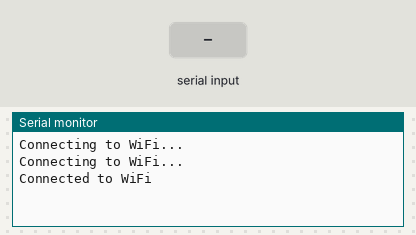
The sketch below on a simulated ESP8266 (NodeMCU). Shown: the last lines printed to the serial monitor. Inputs (shaded band) come from the test bench. WiFi joins after 1.5 s; servers stay silent unless stated.

Above: at 3.2 s.
3.3 s: "90,45,200\n" received over Serial
At 13.0 s:
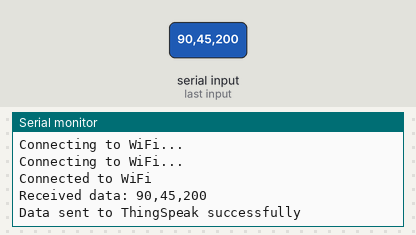
13.8 s: "90,45\n" received over Serial
At 22.51 s:
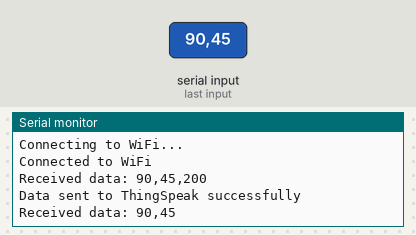
23.8 s: "90,45,200,10\n" received over Serial
At 32.81 s:
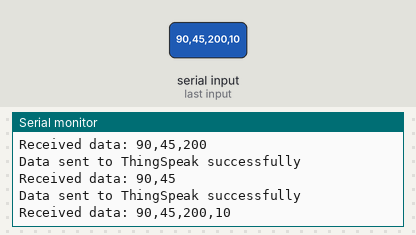
34.1 s: "90,45,200,10,150,30\n" received over Serial
At 43.11 s:
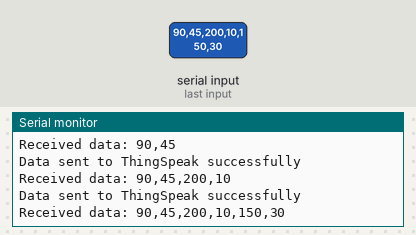
44.4 s: "200\n" received over Serial
At 53.41 s:
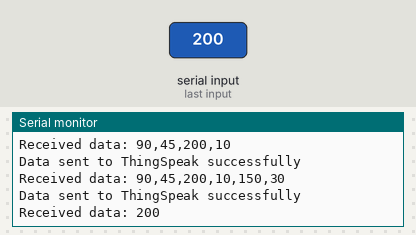

Measured:
- after the input at 3.3 s, the serial monitor: prints a new line after 8.7 s (image 1)
- after the input at 13.8 s, the serial monitor: prints a new line after 8.5 s (image 2)
- after the input at 23.8 s, the serial monitor: prints a new line after 8.8 s (image 3)
- after the input at 34.1 s, the serial monitor: prints a new line after 8.8 s (image 4)
- after the input at 44.4 s, the serial monitor: prints a new line after 8.8 s (image 5)

The sketch:

node_tO_thingspeak_aurdinoMega.ino
```cpp
#include <ESP8266WiFi.h>
#include <ThingSpeak.h>

const char* WIFI_ID = "RakshitLaptop";
const char* WIFI_PASSWORD = "12345678";

unsigned long myChannelNumber = 2207955;
const char* myWriteAPIKey = "7X6XYMLH9HPA8U9Q";

float humidity = 0.0;
float temperature = 0.0;
int gasLevel = 0;
float pressure = 0.0;
float altitude = 0.0;
String date = "";
String timestamp = "";
float longitude = 0.0;
float latitude = 0.0;

WiFiClient client;

void setup() {
  Serial.begin(115200);

  // Connect to Wi-Fi
  WiFi.begin(WIFI_ID, WIFI_PASSWORD);
  while (WiFi.status() != WL_CONNECTED) {
    delay(1000);
    Serial.println("Connecting to WiFi...");
  }
  Serial.println("Connected to WiFi");

  ThingSpeak.begin(client);
}

// Function to delimit the string
String delimit_string(String data, char separator, int index)
{
  int found = 0;
  int strIndex[] = { 0, -1 };
  int maxIndex = data.length() - 1;

  for (int i = 0; i <= maxIndex && found <= index; i++) {
    if (data.charAt(i) == separator || i == maxIndex) {
      found++;
      strIndex[0] = strIndex[1] + 1;
      strIndex[1] = (i == maxIndex) ? i + 1 : i;
    }
  }
  return found > index ? data.substring(strIndex[0], strIndex[1]) : "-1";
}

// Parse and store the data
void parseData(String receivedData) {
  humidity = delimit_string(receivedData, ',', 0).toFloat();
  temperature = delimit_string(receivedData, ',', 1).toFloat();
  gasLevel = delimit_string(receivedData, ',', 2).toInt();
  pressure = delimit_string(receivedData, ',', 3).toFloat();
  altitude = delimit_string(receivedData, ',', 4).toFloat();
  date = delimit_string(receivedData, ',', 5);
  timestamp = delimit_string(receivedData, ',', 6);
  longitude = delimit_string(receivedData, ',', 7).toFloat();
  latitude = delimit_string(receivedData, ',', 8).toFloat();
}

void loop() {
  // Assuming you receive the data and store it in a string variable called 'receivedData'
  String receivedData = ""; // Initialize an empty string

  // Check if data is available to read from the serial port
  if (Serial.available()) {
    receivedData = Serial.readStringUntil('\n'); // Read the data until newline character
    receivedData.trim(); // Remove leading/trailing whitespaces
    Serial.println("Received data: " + receivedData);

    // Call the parseData function to extract values and store them in variables
    parseData(receivedData);

    // Update the fields with the parsed data
    ThingSpeak.setField(1, String(humidity));
    ThingSpeak.setField(2, String(temperature));
    ThingSpeak.setField(3, String(gasLevel));
    ThingSpeak.setField(4, String(pressure));
    ThingSpeak.setField(5, String(altitude));
    ThingSpeak.setField(6, date);
    ThingSpeak.setField(7, timestamp);
    ThingSpeak.setField(8, String(longitude));
    ThingSpeak.setField(9, String(latitude));

    // Write the data to ThingSpeak
    int response = ThingSpeak.writeFields(myChannelNumber, myWriteAPIKey);

    if (response == 200) {
      Serial.println("Data sent to ThingSpeak successfully");
//      Serial.println("Received data: " + receivedData);
    } else {
      Serial.print("Error sending data to ThingSpeak. Response code: ");
      Serial.println(response);
    }
  }

  // Wait for 20 seconds before sending the next set of data
  delay(10000);
}


//#include <ESP8266WiFi.h>
//#include <ThingSpeak.h>
//
//const char* WIFI_ID = "RakshitLaptop";
//const char* WIFI_PASSWORD = "12345678";
//
//unsigned long myChannelNumber = 2207955;
//const char* myWriteAPIKey = "7X6XYMLH9HPA8U9Q";
//
//float humidity = 0.0;
//float temperature = 0.0;
//int gasLevel = 0;
//float pressure = 0.0;
//float altitude = 0.0;
//
//WiFiClient client;
//
//void setup() {
//  Serial.begin(115200);
//
//  // Connect to Wi-Fi
//  WiFi.begin(WIFI_ID, WIFI_PASSWORD);
//  while (WiFi.status() != WL_CONNECTED) {
//    delay(1000);
//    Serial.println("Connecting to WiFi...");
//  }
//  Serial.println("Connected to WiFi");
//
//  ThingSpeak.begin(client);
//}
//
//// Function to delimit the string
//String delimit_string(String data, char separator, int index)
//{
//  int found = 0;
//  int strIndex[] = { 0, -1 };
//  int maxIndex = data.length() - 1;
//
//  for (int i = 0; i <= maxIndex && found <= index; i++) {
//    if (data.charAt(i) == separator || i == maxIndex) {
//      found++;
//      strIndex[0] = strIndex[1] + 1;
//      strIndex[1] = (i == maxIndex) ? i + 1 : i;
//    }
//  }
//  return found > index ? data.substring(strIndex[0], strIndex[1]) : "-1";
//}
//
//// Parse and store the data
//void parseData(String receivedData) {
//  humidity = delimit_string(receivedData, ',', 0).toFloat();
//  temperature = delimit_string(receivedData, ',', 1).toFloat();
//  gasLevel = delimit_string(receivedData, ',', 2).toInt();
//  pressure = delimit_string(receivedData, ',', 3).toFloat();
//  altitude = delimit_string(receivedData, ',', 4).toFloat();
//}
//
//void loop() {
//  // Assuming you receive the data and store it in the 'data' variable
//  String receivedData = ""; // Example received data string
//
//  // Call the parseData function to extract values and store them in variables
//  parseData(receivedData);
//
//  // Update the fields with the parsed data
//  ThingSpeak.setField(1, String(humidity));
//  ThingSpeak.setField(2, String(temperature));
//  ThingSpeak.setField(3, String(gasLevel));
//  ThingSpeak.setField(4, String(pressure));
//  ThingSpeak.setField(5, String(altitude));
//
//  // Write the data to ThingSpeak
//  int response = ThingSpeak.writeFields(myChannelNumber, myWriteAPIKey);
//
//  if (response == 200) {
//    Serial.println("Data sent to ThingSpeak successfully");
//    Serial.println(receivedData);
//  } else {
//    Serial.print("Error sending data to ThingSpeak. Response code: ");
//    Serial.println(response);
//  }
//
//  // Wait for 20 seconds before sending the next set of data
//  delay(20000);
//}


//
//
//
//
//#include <ESP8266WiFi.h>
//#include <ThingSpeak.h>
//
//const char* WIFI_ID = "RakshitLaptop";
//const char* WIFI_PASSWORD = "12345678";
//
//unsigned long myChannelNumber = 2207955;
//const char* myWriteAPIKey = "7X6XYMLH9HPA8U9Q";
//
//float humidity = 50.0;
//float temperature = 25.0;
//int gasLevel = 75;
//float pressure = 1013.25;
//float altitude = 50.0;
//
//WiFiClient client;
//
//void setup() {
//  Serial.begin(115200);
//
//  // Connect to Wi-Fi
//  WiFi.begin(WIFI_ID, WIFI_PASSWORD);
//  while (WiFi.status() != WL_CONNECTED) {
//    delay(1000);
//    Serial.println("Connecting to WiFi...");
//  }
//  Serial.println("Connected to WiFi");
//
//  ThingSpeak.begin(client);
//}
//
//void loop() {
//  // Update the fields with the static data
//  ThingSpeak.setField(1, String(humidity));
//  ThingSpeak.setField(2, String(temperature));
//  ThingSpeak.setField(3, String(gasLevel));
//  ThingSpeak.setField(4, String(pressure));
//  ThingSpeak.setField(5, String(altitude));
//
//  // Write the data to ThingSpeak
//  int response = ThingSpeak.writeFields(myChannelNumber, myWriteAPIKey);
//
//  if (response == 200) {
//    Serial.println("Data sent to ThingSpeak successfully");
//  } else {
//    Serial.print("Error sending data to ThingSpeak. Response code: ");
//    Serial.println(response);
//  }
//
//  // Wait for 20 seconds before sending the next set of data
//  delay(20000);
//}
```
